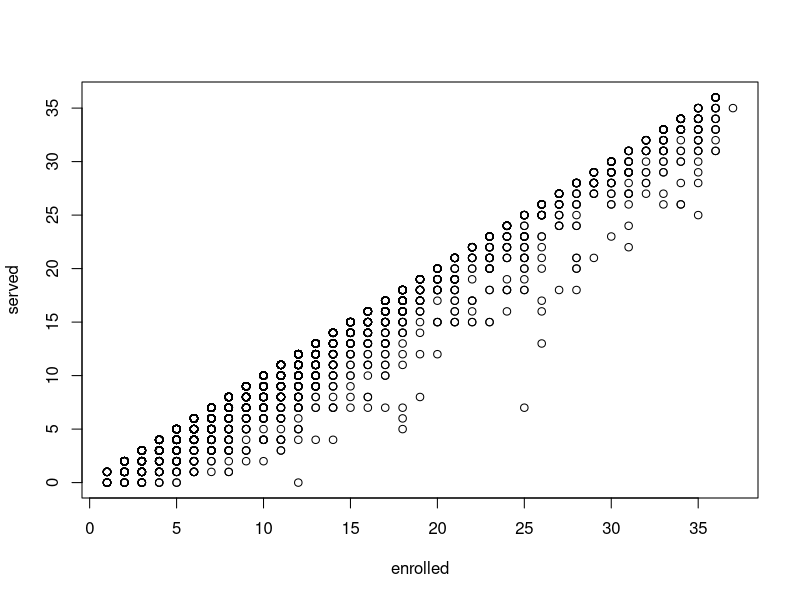
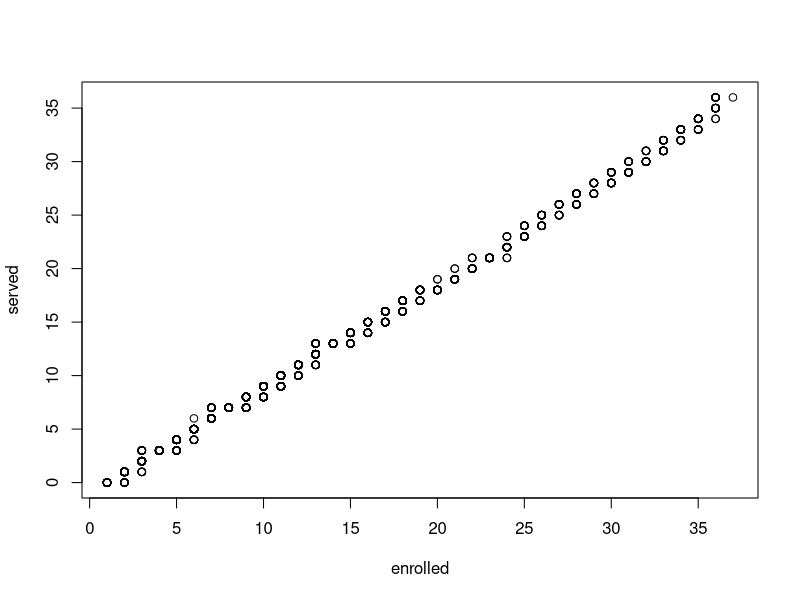
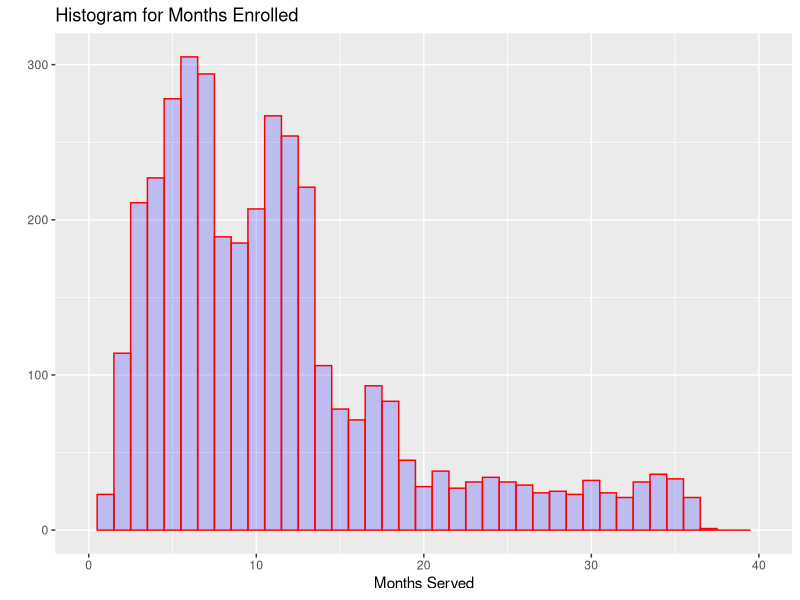
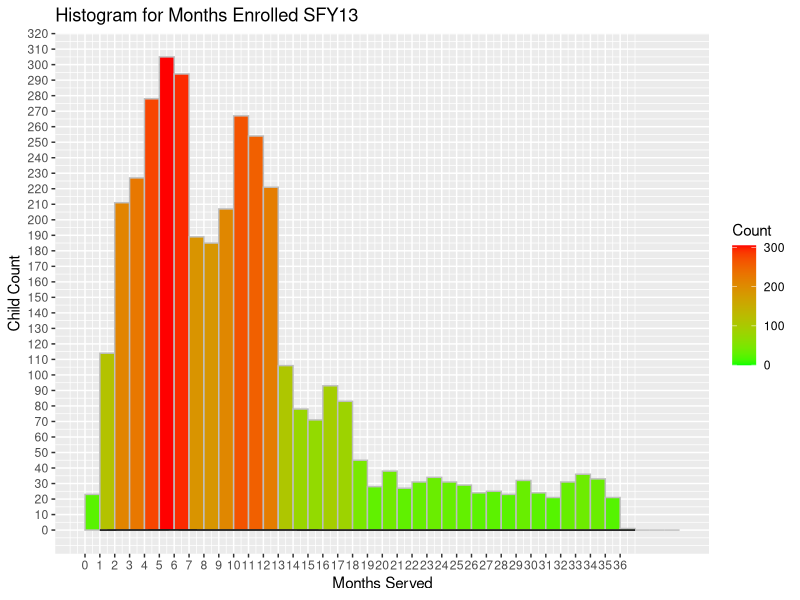
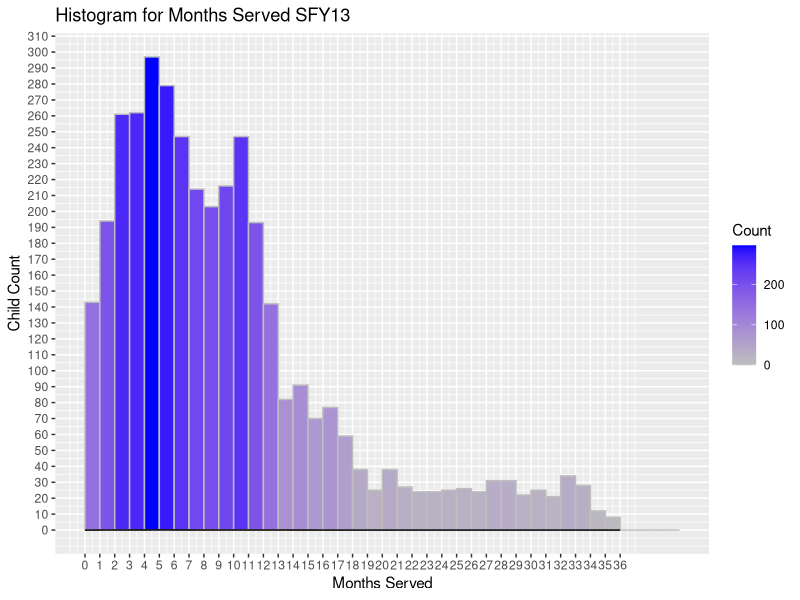

Reproduce these figures in R, in order.

# Install ggplot2 package
install.packages("ggplot2")

# Load the package
library(ggplot2)

# Read in the data
data_2013=read.csv("SUCCESS Initiative Query SFY 13.csv",header=TRUE)

# Set up the x y variables
enrolled <- (data_2013$Months.Enrolled)
served <- (data_2013$Months.Served)

# Bivariate Analysis
plot(enrolled,served)

# Bivariate Analysis without outliners
qqplot(enrolled,served)

# Children in Enrolled
qplot(data_2013$Months.Enrolled,
      geom="histogram",
      binwidth = 1,  
      main = "Histogram for Months Enrolled", 
      xlab = "Months Served",  
      fill=I("blue"), 
      col=I("red"), 
      alpha=I(.2),
      xlim=c(0,40))

mean(data_2013$Months.Enrolled)
sd(data_2013$Months.Enrolled)

ggplot(data=data_2013, aes(data_2013$Months.Enrolled)) + 
  geom_histogram(breaks=seq(0, 40, by =1), 
                 col="gray", 
                 aes(fill=..count..)) +
  scale_fill_gradient("Count", low = "green", high = "red") +
  geom_density(col=1) + labs(title="Histogram for Months Enrolled SFY13") + scale_x_continuous(breaks=seq(0,36,1)) +
  scale_y_continuous(breaks=seq(0,350,10)) +
  labs(x="Months Served", y="Child Count")


ggplot(data=data_2013, aes(data_2013$Months.Served)) + 
  geom_histogram(breaks=seq(0, 40, by =1), 
                 col="gray",
                 labels=TRUE,
                 aes(fill=..count..)) +
  scale_fill_gradient("Count", low = "gray", high = "blue") +
  geom_density(col=1) + labs(title="Histogram for Months Served SFY13") + scale_x_continuous(breaks=seq(0,36,1)) +
  scale_y_continuous(breaks=seq(0,350,10)) +
  labs(x="Months Served", y="Child Count")
